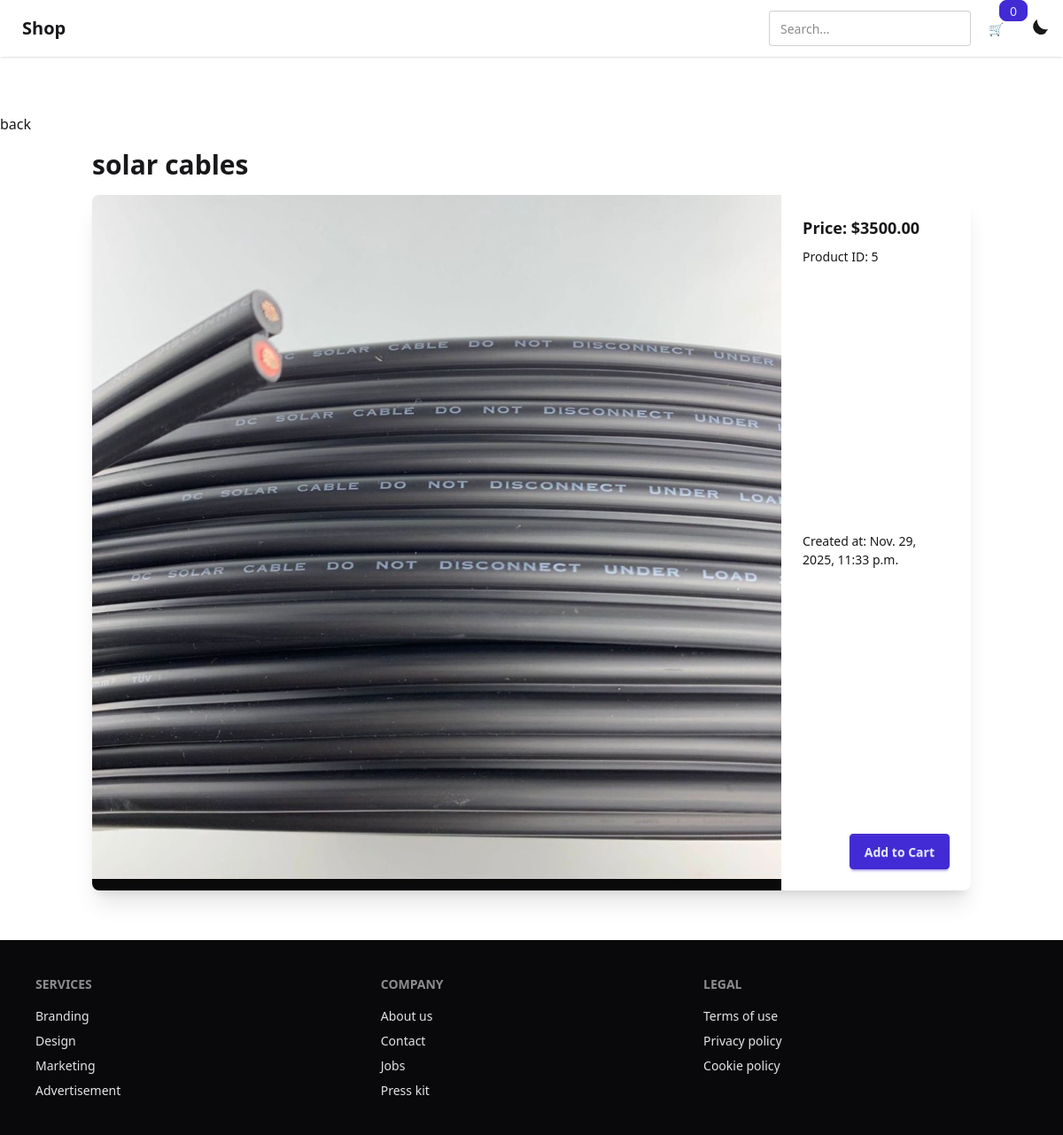
The app's page /product_detail/5/ with its own data.
### myapp/models.py (models this page shows, shortened)
class Products(models.Model):
    name = models.CharField(max_length=100)
    image = models.ImageField(upload_to='products/')
    stock = models.PositiveIntegerField(default=0, validators=[MinValueValidator(0)])
    price = models.DecimalField(max_digits=10, decimal_places=2)
    updated_at = models.DateTimeField(auto_now=True)
    created_at = models.DateTimeField(auto_now_add=True)
    class Meta:
        ordering = ['name']

### myapp/views.py (the view)
# urls.py: path('product_detail/<int:pk>/', views.product_detail, name='product_detail'),
def product_detail(request, pk):
    product = get_object_or_404(Products, pk=pk)
    return render(request, "product_detail.html", {"product": product})

### myapp/templates/product_detail.html
{% extends 'base.html' %}
{% load static %}
{% block content %}
<div class="back"><a href="{% url 'home' %}">back</a></div>
<div class="container mx-auto p-4">
    <h1 class="text-3xl font-bold mb-4">{{ product.name }}</h1>
    <div class="card lg:card-side bg-base-100 shadow-xl">
        <figure>
            <img src="{{ product.image.url }}" alt="{{ product.name }}" class="w-full h-auto" />
        </figure>
        <div class="card-body">
            <h2 class="card-title">Price: ${{ product.price }}</h2>
            <p>Product ID: {{ product.id }}</p>
            <p>Created at: {{ product.created_at }}</p>
            <div class="card-actions justify-end">
                <button class="btn btn-primary">Add to Cart</button>
            </div>
        </div>
    </div>
</div>
{% endblock %}

### records on screen
Products: name "solar cables", image (picture), price "3500.00", id "5", created_at "Nov. 29, 2025, 11:33 p.m."
